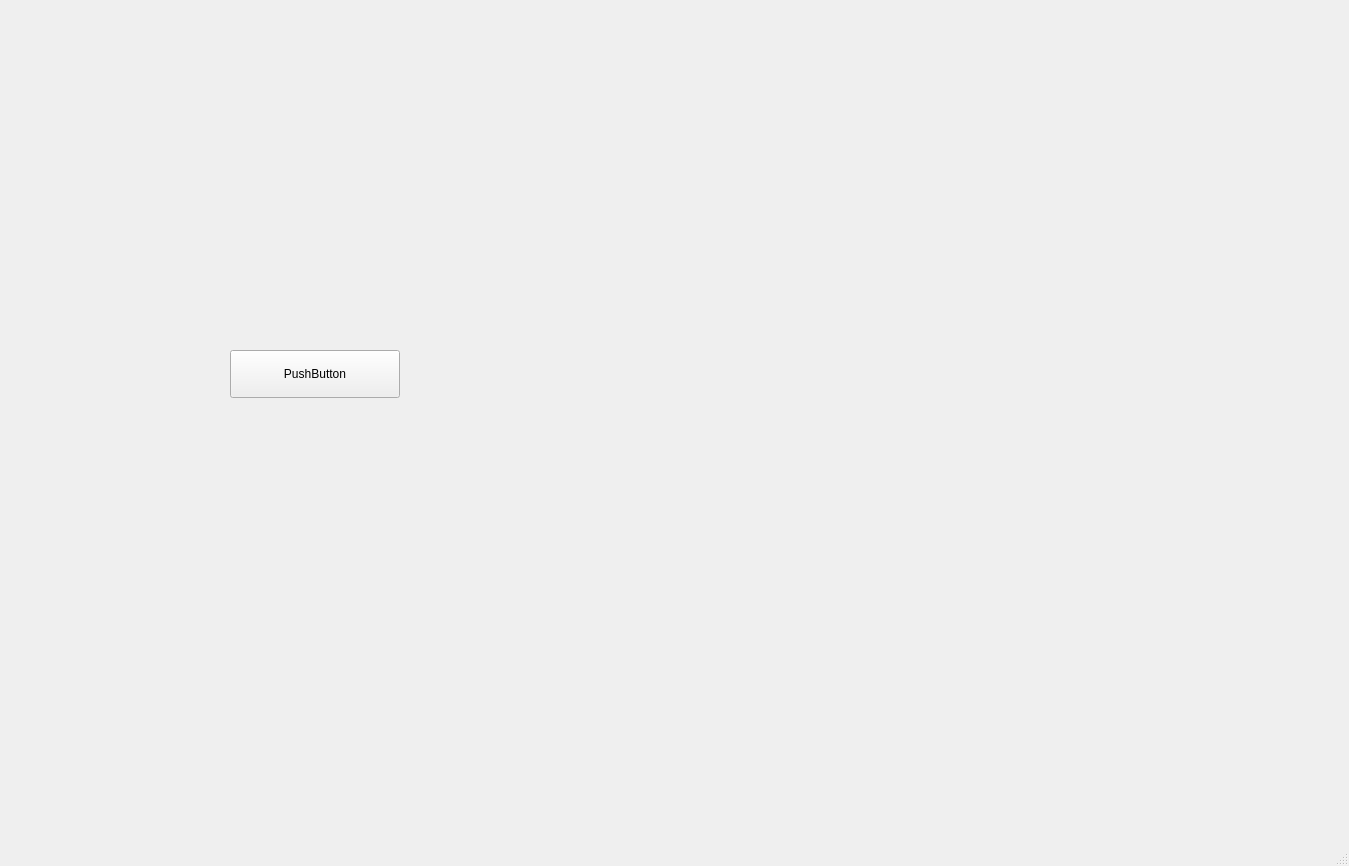
<?xml version="1.0" encoding="UTF-8"?>
<ui version="4.0">
 <class>MainWindow</class>
 <widget class="QMainWindow" name="MainWindow">
  <property name="geometry">
   <rect>
    <x>0</x>
    <y>0</y>
    <width>1349</width>
    <height>866</height>
   </rect>
  </property>
  <property name="windowTitle">
   <string>MainWindow</string>
  </property>
  <widget class="QWidget" name="centralwidget">
   <widget class="QPushButton" name="pushButton">
    <property name="geometry">
     <rect>
      <x>230</x>
      <y>350</y>
      <width>170</width>
      <height>48</height>
     </rect>
    </property>
    <property name="text">
     <string>PushButton</string>
    </property>
   </widget>
  </widget>
  <widget class="QMenuBar" name="menubar">
   <property name="geometry">
    <rect>
     <x>0</x>
     <y>0</y>
     <width>1349</width>
     <height>39</height>
    </rect>
   </property>
  </widget>
  <widget class="QStatusBar" name="statusbar"/>
 </widget>
 <resources/>
 <connections/>
</ui>
